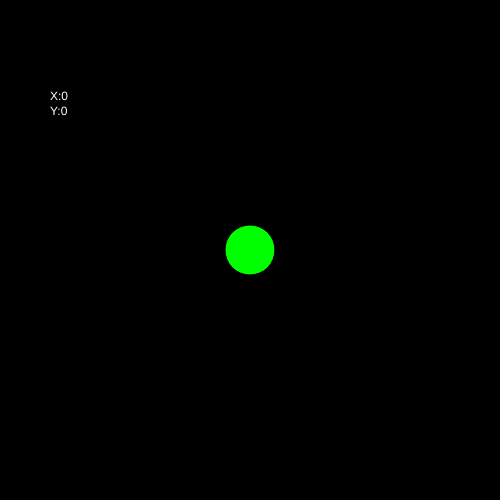
Frame 1 (no input)
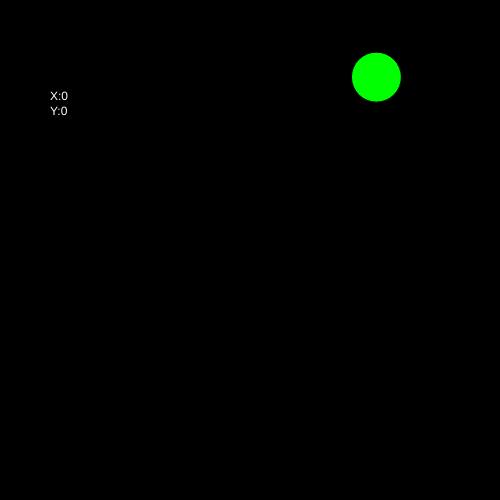
Frame 60 (no input)
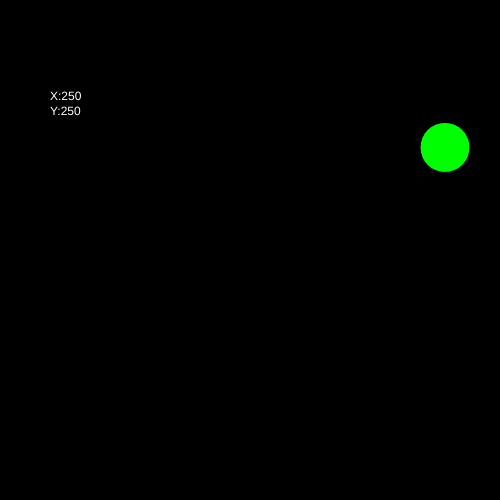
Frame 120 (the mouse pressed at the canvas centre since frame 60)

The p5.js sketch that drew these frames (run headless with seeded random() and noise() and a simulated clock; from frame 60 on, the mouse is pressed at the canvas centre):

// p5.js sketch
// ── sketch.js
let xPos = 250;
let yPos = 250;
let xSpeed;
let ySpeed;
let xDirection = 1;
let yDirection = 1;


function setup() {
   createCanvas(500, 500);
   background(0);
   
   xSpeed = random(-5,5);
   ySpeed = random(-5,5);
}


function draw() {
   background(0);

   fill(0, 255, 0);
   ellipse(xPos, yPos, 50, 50);

    xPos += xSpeed * xDirection;
    yPos += ySpeed * yDirection;

    if (xPos < 25 || xPos > 475){
        xDirection *= -1;
    } 

    if (yPos < 25 || yPos > 475){
        yDirection *= -1
    }

    
    //Visualize Coordinates
    fill(255);
    let label1 = "X:"+ mouseX;
    let label2 = "Y:"+ mouseY;
    text(label1, 50, 100);
    text(label2, 50, 115);
}
